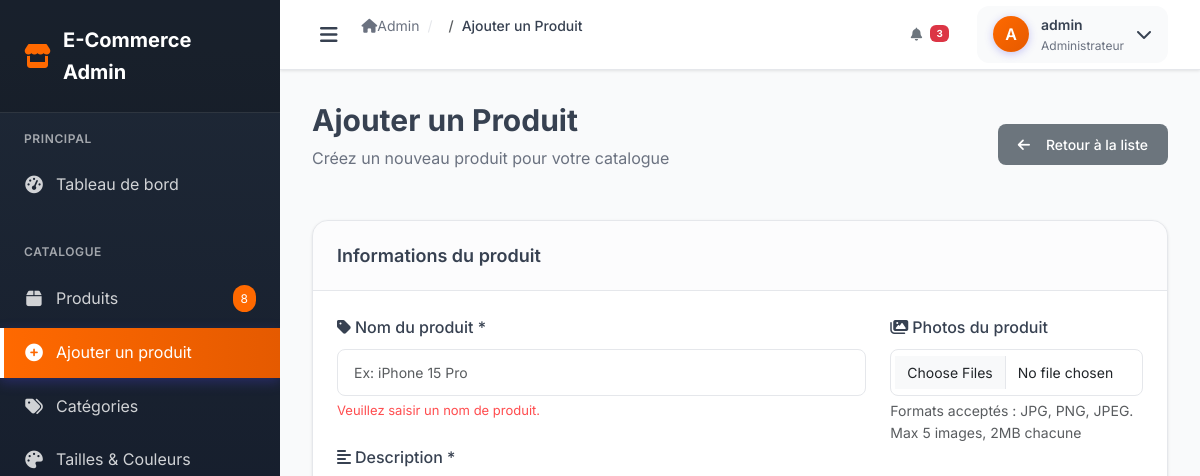
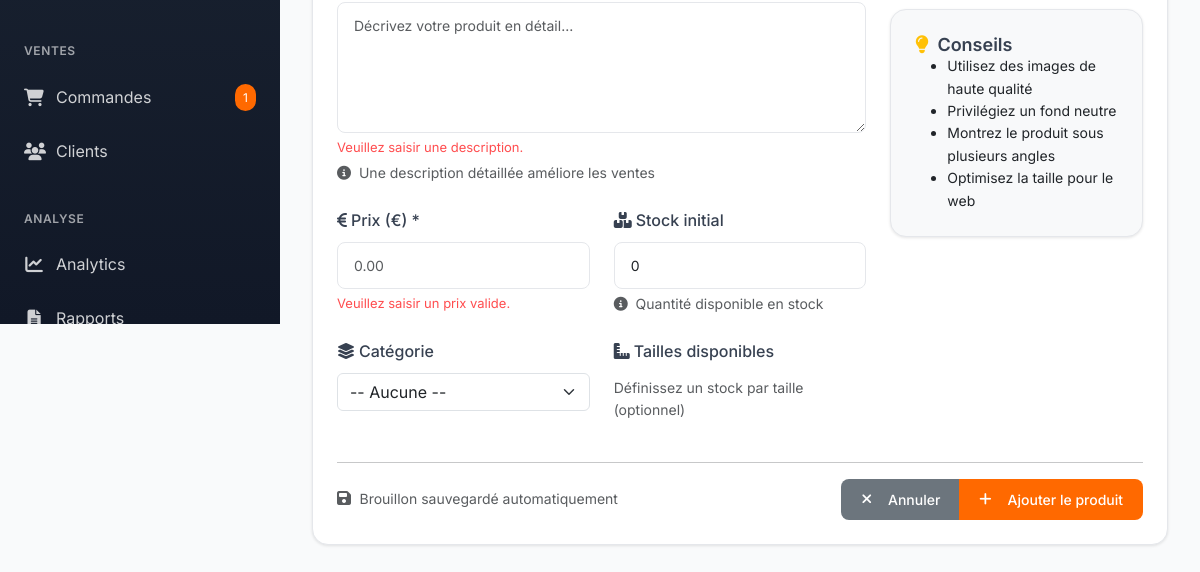
The app's page /admin/add_product.php (signed in), older data (2 pictures, top to bottom).
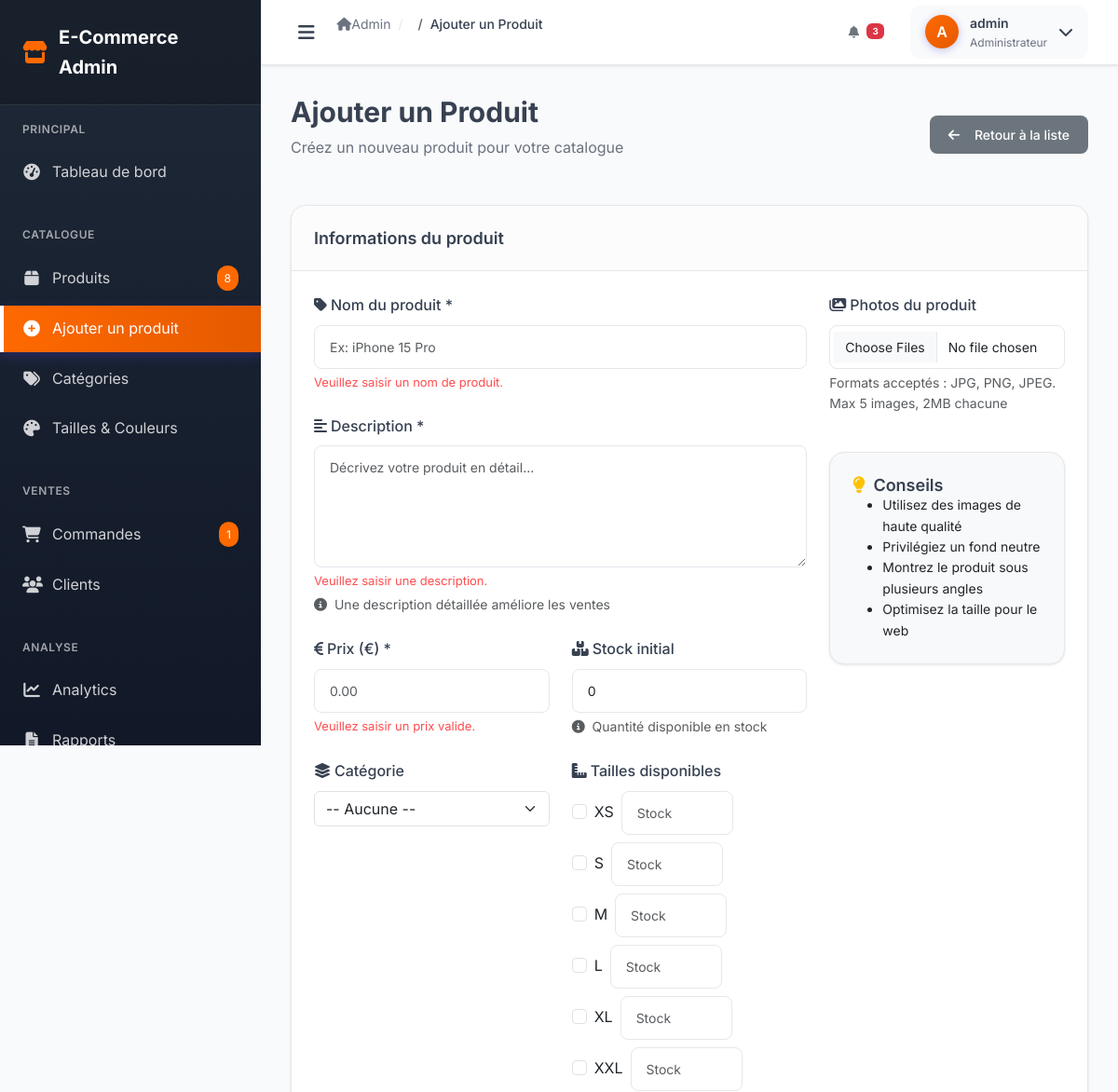
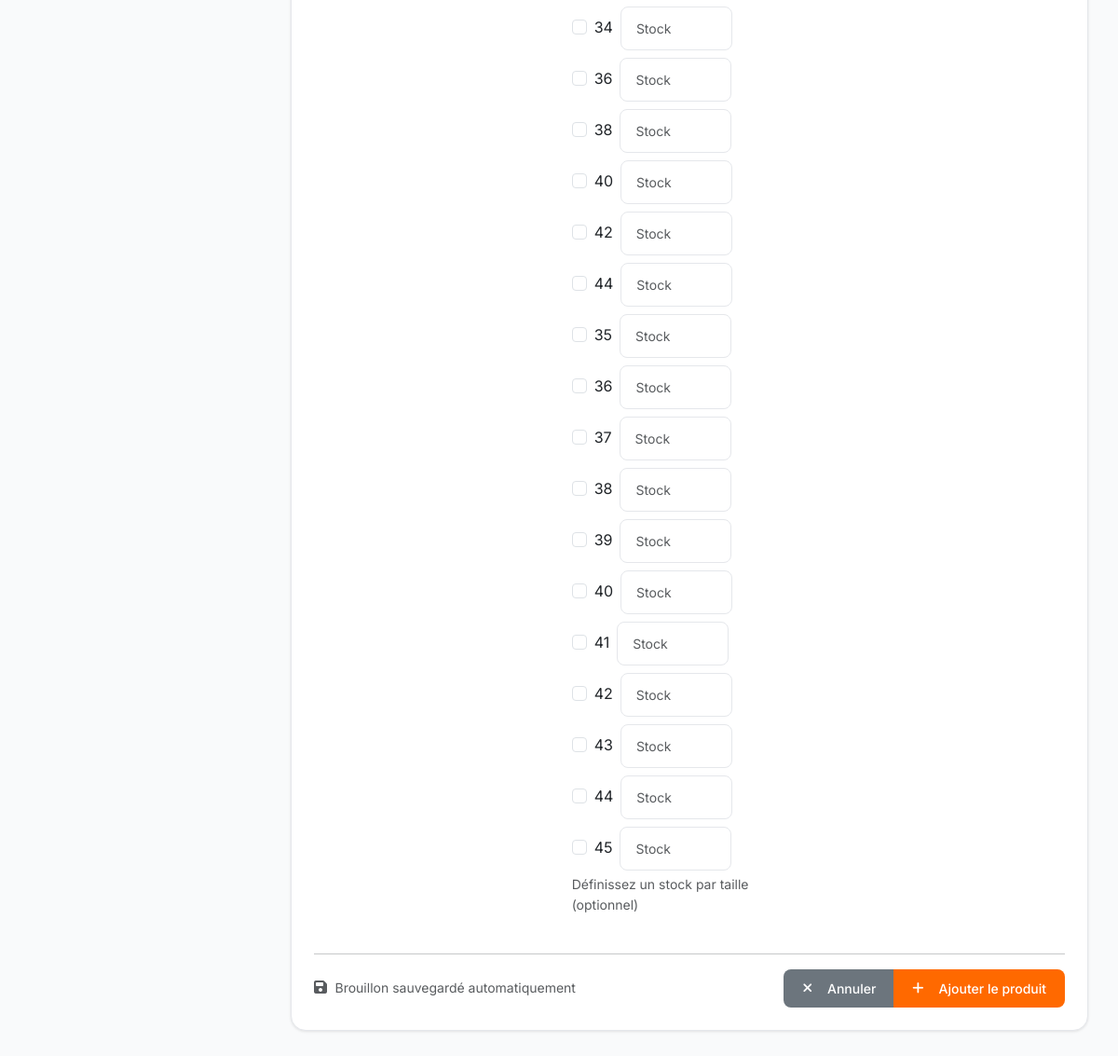
The same page, newer data (2 pictures, top to bottom).
### tables this page shows
CREATE TABLE IF NOT EXISTS sizes (
    id INT AUTO_INCREMENT PRIMARY KEY,
    name VARCHAR(20) NOT NULL,
    category VARCHAR(50) DEFAULT 'general',
    sort_order INT DEFAULT 0,
    created_at TIMESTAMP DEFAULT CURRENT_TIMESTAMP,
    INDEX idx_category (category)
);

### admin/add_product.php (the view, shortened to what the rows shown need)
<?php
require_once 'config.php';
$sizes = [];
try {
    $sizes = $pdo->query("SELECT id, name FROM sizes ORDER BY sort_order ASC, name ASC")->fetchAll();
} catch (Exception $e) {
}
include 'layouts/header.php';
?>
<div class="admin-wrapper">
    <main class="admin-content">
        <div class="page-content">
            <div class="page-header">
                <div class="d-flex justify-content-between align-items-center">
                    <div>
                        <h1 class="page-title">Ajouter un Produit</h1>
                    </div>
                </div>
            </div>
            <div class="card">
                <div class="card-body">
                    <form method="POST" enctype="multipart/form-data" class="needs-validation" novalidate data-auto-save="add_product">
                        <div class="row">
                            <div class="col-lg-8">
                                <div class="row">
                                    <div class="col-md-6">
                                        <div class="form-group">
                                            <div class="d-flex flex-column gap-2">
                                                <?php foreach ($sizes as $size): ?>
                                                    <div class="d-flex align-items-center gap-2">
                                                        <div class="form-check">
                                                            <input class="form-check-input" type="checkbox" id="size_<?php echo $size['id']; ?>" name="sizes[]" value="<?php echo (int)$size['id']; ?>" <?php echo in_array((int)$size['id'], $selectedSizes ?? []) ? 'checked' : ''; ?>>
                                                            <label class="form-check-label" for="size_<?php echo $size['id']; ?>"><?php echo htmlspecialchars($size['name']); ?></label>
                                                        </div>
                                                        <input type="number" class="form-control form-control-sm" name="size_stock[<?php echo (int)$size['id']; ?>]" min="0" placeholder="Stock" style="width: 120px;">
                                                    </div>
                                                <?php endforeach; ?>
                                            </div>
                                        </div>
                                    </div>
                                </div>
                            </div>
                        </div>
                    </form>
                </div>
            </div>
        </div>
    </main>
</div>
<?php include 'layouts/footer.php'; ?>

Row changes from the older to the newer data that the page shows:
added sizes: name "XS"
added sizes: name "S"
added sizes: name "M"
added sizes: name "L"
added sizes: name "XL"
added sizes: name "XXL"
added sizes: name "34"
added sizes: name "36"
added sizes: name "38"
added sizes: name "40"
added sizes: name "42"
added sizes: name "44"
added sizes: name "35"
added sizes: name "36"
added sizes: name "37"
added sizes: name "38"
added sizes: name "39"
added sizes: name "40"
added sizes: name "41"
added sizes: name "42"
added sizes: name "43"
added sizes: name "44"
added sizes: name "45"
